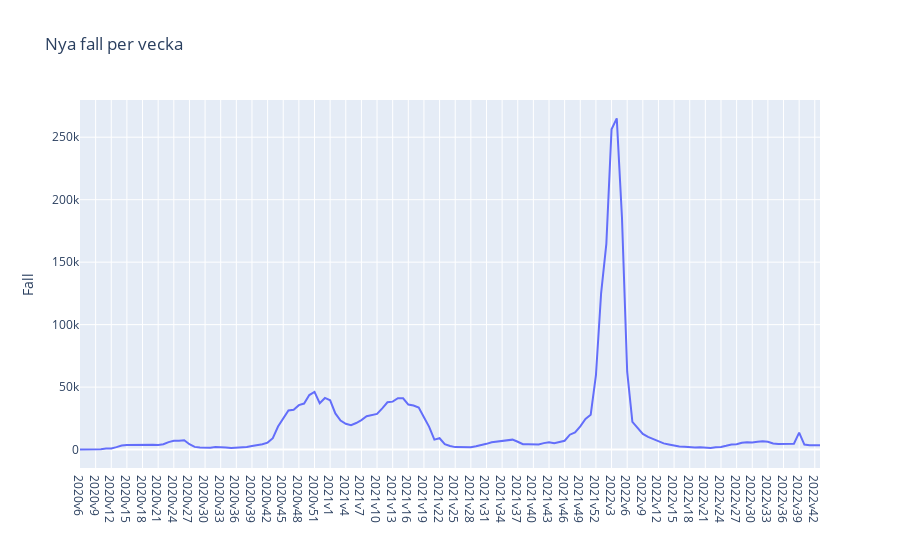

Here is the notebook cell this chart was saved with:
### Markdown cell above
### d) - plotly

### Code cell
fig = px.line(
    data_frame=covid19_veckodata_Riket,
    x='Vecka',
    y='Antal_fall_vecka',
    title='Nya fall per vecka',
    labels={
        'Antal_fall_vecka': 'Fall',
        'Vecka': ''
    }
)

fig.show()
fig.write_html("Visualiseringar/nya_fall_per_vecka.html")

### Figure 1 — Plotly figure (JSON) as saved in the notebook; plotly's stock layout.template omitted (floating-point values rounded to 4 significant figures; data arrays with more than 128 entries replaced by an {"elided": "..."} marker saying what was removed)
{"data": [{"hovertemplate": "=%{x}<br>Fall=%{y}<extra></extra>", "legendgroup": "", "line": {"color": "#636efa", "dash": "solid"}, "marker": {"symbol": "circle"}, "mode": "lines", "name": "", "orientation": "v", "showlegend": false, "type": "scatter", "x": {"elided": "143 str values"}, "xaxis": "x", "y": {"elided": "143 int values"}, "yaxis": "y"}], "layout": {"legend": {"tracegroupgap": 0}, "title": {"text": "Nya fall per vecka"}, "xaxis": {"anchor": "y", "domain": [0, 1], "title": {"text": ""}}, "yaxis": {"anchor": "x", "domain": [0, 1], "title": {"text": "Fall"}}}}
